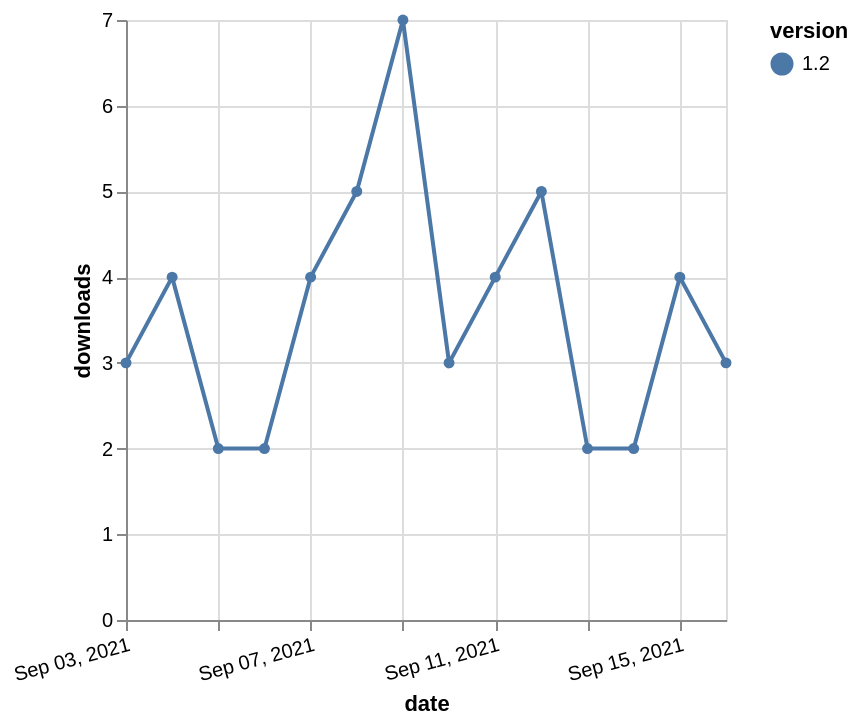

Source (Vega-Lite JSON):
### Vega-Lite specification from a JSON file in a GitHub repository (floating-point values rounded to 4 significant figures)
{"$schema": "https://vega.github.io/schema/vega-lite/v5.json", "description": "A simple bar chart with embedded data.", "data": {"values": [{"date": "2021-09-03", "total": 31814, "delta": 3, "version": "1.2"}, {"date": "2021-09-04", "total": 31818, "delta": 4, "version": "1.2"}, {"date": "2021-09-05", "total": 31820, "delta": 2, "version": "1.2"}, {"date": "2021-09-06", "total": 31822, "delta": 2, "version": "1.2"}, {"date": "2021-09-07", "total": 31826, "delta": 4, "version": "1.2"}, {"date": "2021-09-08", "total": 31831, "delta": 5, "version": "1.2"}, {"date": "2021-09-09", "total": 31838, "delta": 7, "version": "1.2"}, {"date": "2021-09-10", "total": 31841, "delta": 3, "version": "1.2"}, {"date": "2021-09-11", "total": 31845, "delta": 4, "version": "1.2"}, {"date": "2021-09-12", "total": 31850, "delta": 5, "version": "1.2"}, {"date": "2021-09-13", "total": 31852, "delta": 2, "version": "1.2"}, {"date": "2021-09-14", "total": 31854, "delta": 2, "version": "1.2"}, {"date": "2021-09-15", "total": 31858, "delta": 4, "version": "1.2"}, {"date": "2021-09-16", "total": 31861, "delta": 3, "version": "1.2"}]}, "width": "container", "mark": {"type": "line", "point": {"filled": true}}, "encoding": {"x": {"field": "date", "type": "temporal", "timeUnit": "yearmonthdate", "title": "date", "axis": {"labelAngle": -15}}, "y": {"field": "delta", "type": "quantitative", "title": "downloads"}, "color": {"field": "version", "type": "nominal"}, "tooltip": {"field": "delta"}}}
